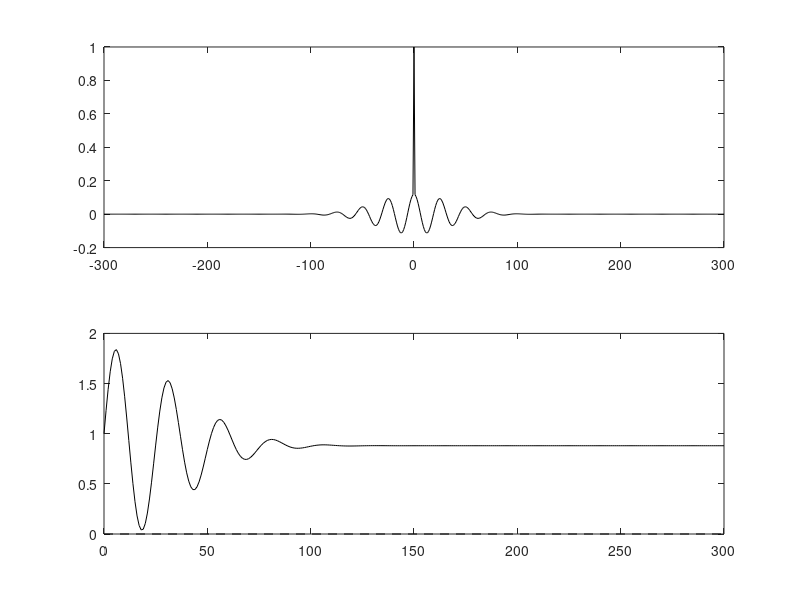

MATLAB code for this plot:
% Example of where Bair's method of integrating cross- and
% auto-correlograms to compute r_CCG(tau) fails because integral of
% auto-correlogram becomes negative.
%
% AE 2013-10-31

dt = -300 : 300;
K = 0.12 * cos(dt / 4) .* exp(-dt .^ 2 / 50 ^ 2);
K(dt == 0) = 1;
[~, order] = sort(abs(dt));
subplot(211)
plot(dt, K, 'k')
subplot(212)
Kint = cumsum(K(order));
plot(dt(dt >= 0), Kint(1 : 2 : end), 'k', [0 dt(end)], [0 0], '--k')
